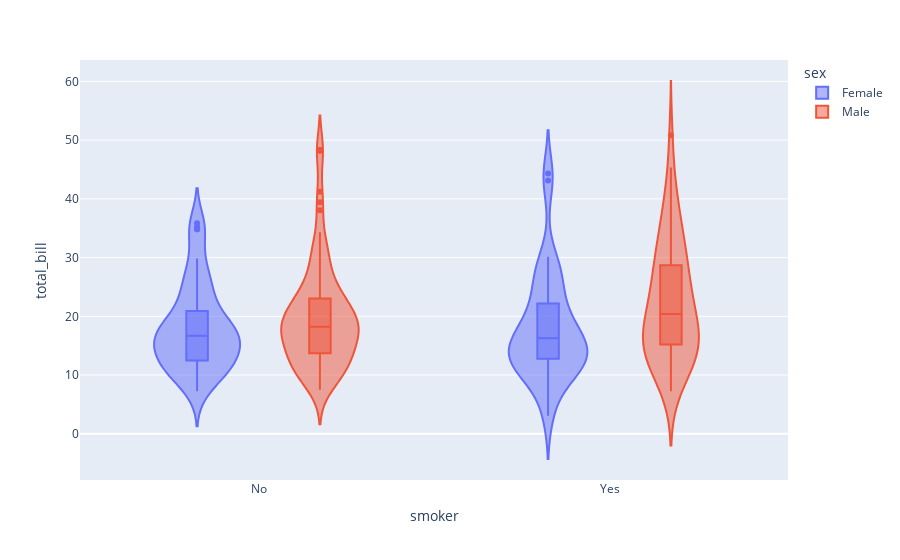

This figure's notebook cell:
### Markdown cell above
Tanto com o Boxplot como no Violin plot podemos fazer a geração desses gráficos considerando grupo por variáveis categóricas:

### Code cell
violin_grouped = px.violin(tips, 
    x="smoker",y="total_bill", 
    box=True, color="sex")
violin_grouped.show()

### Figure 1 — Plotly figure (JSON) as saved in the notebook; plotly's stock layout.template omitted (floating-point values rounded to 4 significant figures; data arrays with more than 128 entries replaced by an {"elided": "..."} marker saying what was removed)
{"data": [{"alignmentgroup": "True", "box": {"visible": true}, "hovertemplate": "sex=Female<br>smoker=%{x}<br>total_bill=%{y}<extra></extra>", "legendgroup": "Female", "marker": {"color": "#636efa"}, "name": "Female", "offsetgroup": "Female", "orientation": "v", "scalegroup": "True", "showlegend": true, "type": "violin", "x": ["No", "No", "No", "No", "No", "No", "No", "No", "No", "No", "No", "No", "No", "No", "No", "No", "Yes", "No", "Yes", "Yes", "No", "No", "No", "Yes", "Yes", "No", "Yes", "Yes", "Yes", "Yes", "No", "Yes", "No", "No", "No", "No", "No", "No", "No", "No", "No", "No", "No", "No", "No", "No", "No", "No", "No", "No", "No", "No", "No", "No", "No", "No", "No", "No", "No", "No", "No", "Yes", "Yes", "Yes", "Yes", "Yes", "Yes", "Yes", "Yes", "Yes", "Yes", "Yes", "Yes", "Yes", "Yes", "Yes", "Yes", "Yes", "Yes", "Yes", "No", "Yes", "Yes", "Yes", "No", "Yes", "No"], "x0": " ", "xaxis": "x", "y": [16.99, 24.59, 35.26, 14.83, 10.33, 16.97, 20.29, 15.77, 19.65, 15.06, 20.69, 16.93, 10.29, 34.81, 26.41, 16.45, 3.07, 17.07, 26.86, 25.28, 14.73, 10.07, 34.83, 5.75, 16.32, 22.75, 11.35, 15.38, 44.3, 22.42, 20.92, 14.31, 7.25, 25.71, 17.31, 10.65, 12.43, 24.08, 13.42, 12.48, 29.8, 14.52, 11.38, 20.27, 11.17, 12.26, 18.26, 8.51, 10.33, 14.15, 13.16, 17.47, 27.05, 16.43, 8.35, 18.64, 11.87, 29.85, 25, 13.39, 16.21, 17.51, 10.59, 10.63, 9.6, 20.9, 18.15, 19.81, 43.11, 13, 12.74, 13, 16.4, 16.47, 12.76, 13.27, 28.17, 12.9, 30.14, 13.42, 15.98, 16.27, 10.09, 22.12, 35.83, 27.18, 18.78], "y0": " ", "yaxis": "y"}, {"alignmentgroup": "True", "box": {"visible": true}, "hovertemplate": "sex=Male<br>smoker=%{x}<br>total_bill=%{y}<extra></extra>", "legendgroup": "Male", "marker": {"color": "#EF553B"}, "name": "Male", "offsetgroup": "Male", "orientation": "v", "scalegroup": "True", "showlegend": true, "type": "violin", "x": {"elided": "157 str values"}, "x0": " ", "xaxis": "x", "y": {"elided": "157 float values"}, "y0": " ", "yaxis": "y"}], "layout": {"legend": {"title": {"text": "sex"}, "tracegroupgap": 0}, "margin": {"t": 60}, "violinmode": "group", "xaxis": {"anchor": "y", "domain": [0, 1], "title": {"text": "smoker"}}, "yaxis": {"anchor": "x", "domain": [0, 1], "title": {"text": "total_bill"}}}}
